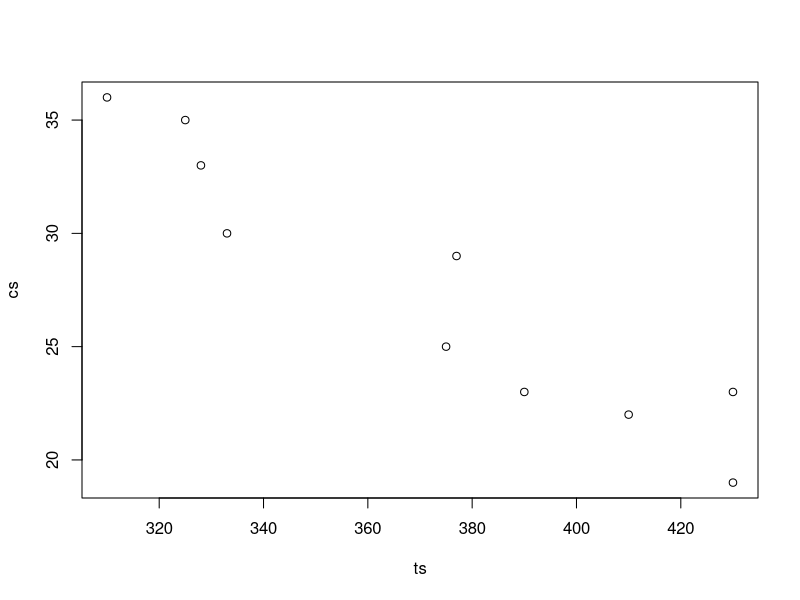
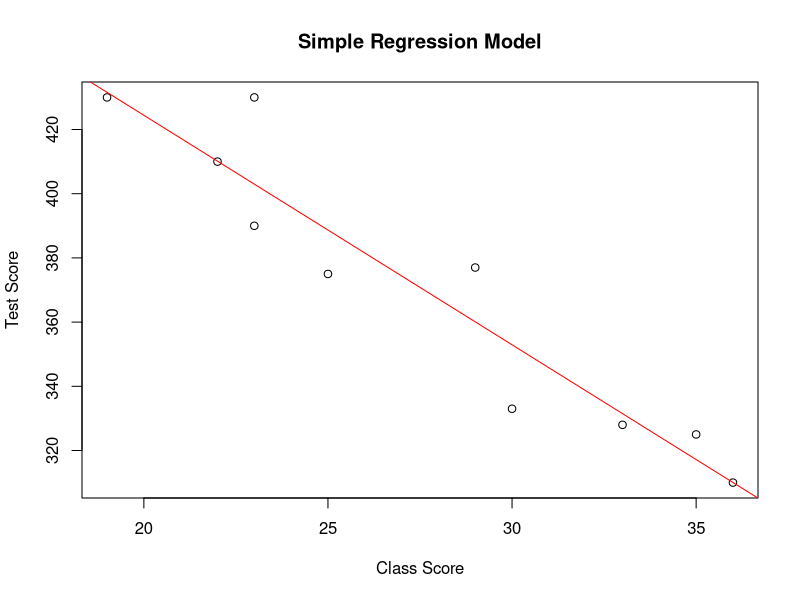
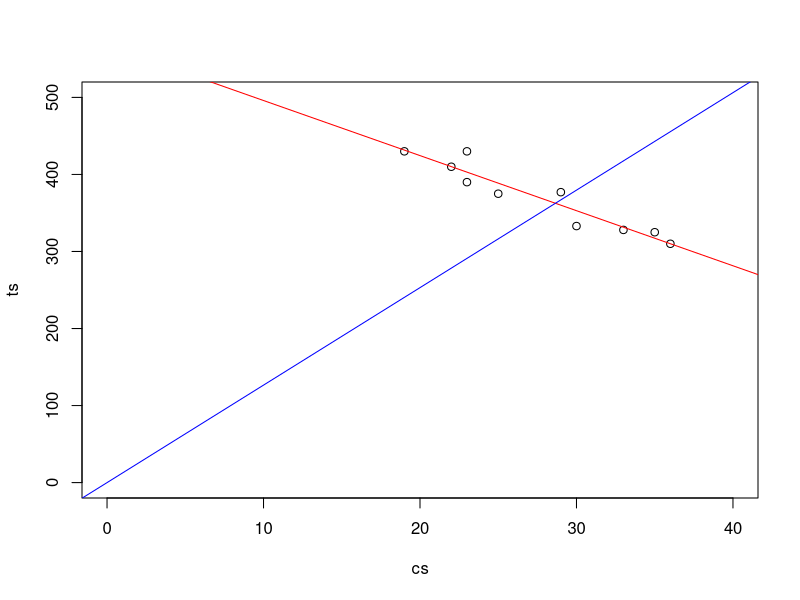

Write the R code that produced these figures, in order.
#----------Ex. 1---------------#

# class size vector
cs <- c(23,19,30,22,23,29,35,36,33,25)

# test score
ts <- c(430,430,333,410,390,377,325,310,328,375)

# plot the graph
plot(ts,cs)

#----------Ex. 2---------------#

# mean, sample variance, sample sd
mean(ts)
var(ts)
sd(ts)

# covariance and correlation coefficient
cov(ts, cs)
cor(ts, cs)

#-----------------------Ex. 3-------------------------------#

library(AER)

# Simple regression model
mod <- lm(ts~cs)

# model summary
summary(mod)

#--------------------Ex. 4----------------------------------#

# Basic details of the model

class(mod)
is.list(mod)
names(mod)
mod$call

#--------------------Ex. 5----------------------------------#

# Plotting the regrssion line
plot(cs, ts, 
     xlab = "Class Score",
     ylab = "Test Score",
     main = "Simple Regression Model")
abline(lm(mod),col='red')

#--------------------Ex. 6----------------------------------#

# assign the model summary to the variable `s`
s <- summary(mod)

# check names of entries in `s`
names(s)

# save the R^2 of the regression to the variable `R2`
R2 <- s$r.squared

#--------------------Ex. 7----------------------------------#

# save the coefficient matrix to `coefs`
coefs <- s$coefficients


#-----------------------Ex. 8------------------------------#

# Dropping the intercept
mod_ni <- lm(ts ~ 0 + cs)
summary(mod_ni)

#-----------------------Ex. 9------------------------------#

# Accessing the coefficients
coef <- summary(mod_ni)$coefficients

#-----------------------Ex. 10------------------------------#

# print the contents of `coef` to the console
print(coef)

# compute the t-statistic manually and assign it to `t_stat`
t_stat <- coef[1,1]/coef[1,2]

#-----------------------Ex. 11------------------------------#

# plot the regression lines of both models
plot(cs, ts, ylim = c(0,500), xlim = c(0,40))

# Model with intercept
abline(mod,
       col = "red")

# Model without intercept
abline(mod_ni,
       col = "blue")

#-----------------------Ex. 12------------------------------#

# Compute SSR and TSS

ssr <- sum(mod$residuals^2)
tss <- sum((ts - mean(ts))^2)

#-----------------------Ex. 13------------------------------#

# compute R^2, round to four decimal places
R2 <- round(1 - (ssr/tss), digits = 4)

# check whether your result is correct using the "==" operator
summary(mod)$r.squared == R2

#-----------------------Ex. 14------------------------------#

# obtain the SER using `summary()` and save the value to `SER`
SER <- summary(mod)$sigma

# compute the SSR and save it to `SSR`
SSR <- SER^2*(length(ts)-2)

# do the comparison
SSR == sum(mod$residuals^2)

#-----------------------Ex. 15------------------------------#

# obtain the matrix and save it to `cov_matrix`
cov_matrix <- summary(mod)$cov.unscaled

# compute the standard errors and assign them to the vector `SEs`
SEs <- sqrt(diag(cov_matrix))
